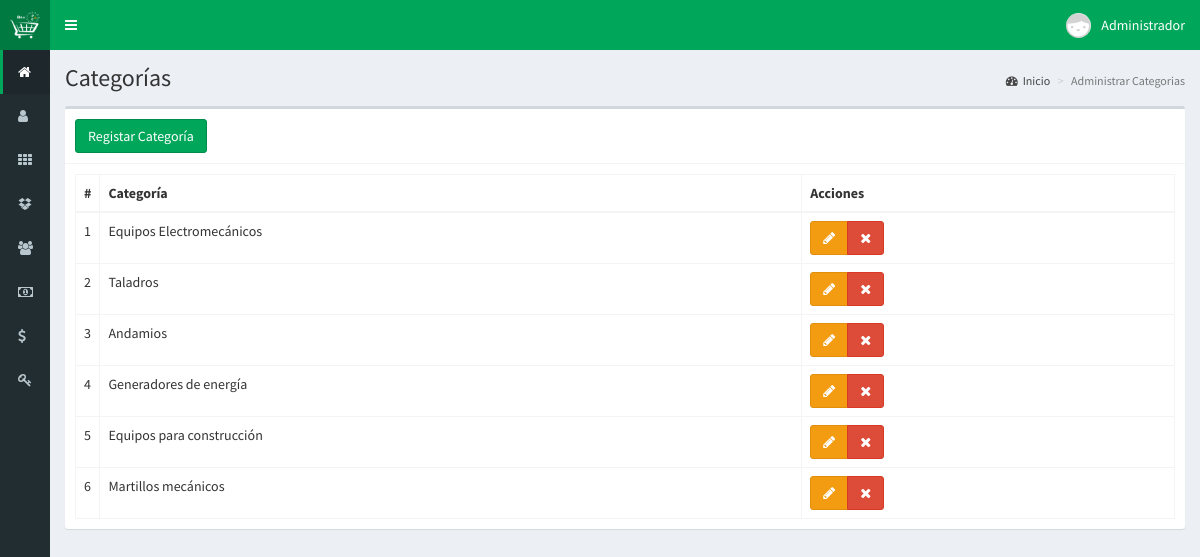
Screenshot of /categorias (signed in) with the database file from the repository.
### tables this page shows
CREATE TABLE `categorias` (
  `id` int(11) NOT NULL AUTO_INCREMENT,
  `categoria` text NOT NULL,
  `fecha` timestamp NOT NULL DEFAULT CURRENT_TIMESTAMP ON UPDATE CURRENT_TIMESTAMP,
  PRIMARY KEY (`id`)
);

### controladores/plantilla.controlador.php (called while the page is built)
<?php
class ControladorPlantilla{
  static public function ctrPlantilla(){
    include "vistas/plantilla.php";
  }
}

### index.php (called while the page is built, shortened)
<?php
require_once "controladores/plantilla.controlador.php";
require_once "controladores/ventas.controlador.php";
require_once "controladores/categorias.controlador.php";
require_once "controladores/auditoria.controlador.php";
require_once "modelos/categorias.modelo.php";
$plantilla = new ControladorPlantilla();
$plantilla->ctrPlantilla();

### controladores/categorias.controlador.php (called while the page is built, shortened)
<?php
class ControladorCategorias{
	static public function ctrMostrarCategorias($item, $valor){
		$tabla = "categorias";
		$respuesta = ModeloCategorias::mdlMostrarCategorias($tabla, $item, $valor);
		return $respuesta;
	}
}

### modelos/conexion.php (called while the page is built)
<?php
class Conexion{
	static public function conectar(){
    $user = $_SESSION["preusuario"];
		$link = new PDO("mysql:host=localhost;dbname=simgedic",
                      $user,
  						        "",
  						        array(PDO::ATTR_ERRMODE => PDO::ERRMODE_EXCEPTION,
  		                      PDO::MYSQL_ATTR_INIT_COMMAND => "SET NAMES utf8")
  						        );
  		return $link;
	}
}

### modelos/categorias.modelo.php (called while the page is built, shortened)
<?php
require_once "conexion.php";
class ModeloCategorias{
	static public function mdlMostrarCategorias($tabla, $item, $valor){
		if($item != null){
			$stmt = Conexion::conectar()->prepare("SELECT * FROM $tabla WHERE $item = :$item");
			$stmt -> bindParam(":".$item, $valor, PDO::PARAM_STR);
			$stmt -> execute();
			return $stmt -> fetch();
		}else{
			$stmt = Conexion::conectar()->prepare("SELECT * FROM $tabla");
			$stmt -> execute();
			return $stmt -> fetchAll();
		}
	}
}

### vistas/modulos/categorias.php (the view, shortened to what this page needs)
<div class="content-wrapper">
    <section class="content-header">
      <h1>
      Categorías
      </h1>
      <ol class="breadcrumb">
        <li><a href="inicio"><i class="fa fa-dashboard"></i>Inicio</a></li>
        <li class="active">Administrar Categorias</li>
      </ol>
    </section>
    <section class="content">
      <div class="box">
        <div class="box-header with-border">
          <?php if($_SESSION["perfil"] !="Vendedor"){ ?>
            <button class="btn btn-success" data-toggle="modal" data-target="#modalAgregarCategoria" >
              Registar Categoría
            </button>
          <?php } ?>
        </div>
        <div class="box-body">
          <table class="table table-bordered dt-responsive tablas" width="100%">
            <thead>
              <tr>
                <th style="width:10px">#</th>
                <th>Categoría</th>
                <?php if($_SESSION["perfil"] =="Administrador"){ ?>
                  <th>Acciones</th>
                <?php } ?>
              </tr>
            </thead>
            <tbody>
              <?php
              $item = null;
              $valor = null;
              $categorias = ControladorCategorias::ctrMostrarCategorias($item, $valor);
              foreach ($categorias as $key => $value) {
                echo '<tr>
                        <td>'.($key+1).'</td>
                        <td>'.$value["categoria"].'</td>';
                if($_SESSION["perfil"] =="Administrador"){
                  echo '<td>
                          <div class="btn-group">
                            <button class="btn btn-warning btnEditarCategoria" idCategoria="'.$value["id"].'" data-toggle="modal" data-target="#modalEditarCategoria" ><i class="fa fa-pencil"></i></button>
                            <button class="btn btn-danger btnEliminarCategoria" idCategoria="'.$value["id"].'"><i class="fa fa-times"></i></button>
                          </div>
                        </td>';
                }
                echo '</tr>';
              }
               ?>
            </tbody>
          </table>
        </div>
      </div>
    </section>
  </div>

### vistas/css/plantilla.css (style rules this page uses)
a { color: #008d4c; }

### rows the page displays
categorias: categoria "Equipos Electromecánicos"
categorias: categoria "Taladros"
categorias: categoria "Andamios"
categorias: categoria "Generadores de energía"
categorias: categoria "Equipos para construcción"
categorias: categoria "Martillos mecánicos"

### other values shown
$_SESSION["nombre"] "Administrador"
